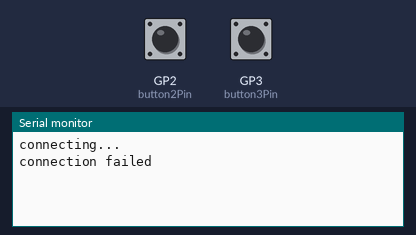
This sketch was run on a simulated Raspberry Pi Pico. On the bench: the last lines printed to the serial monitor. The test bench sets the inputs (shaded band); at power-on: GP2 (button2Pin) LOW, GP3 (button3Pin) LOW. WiFi joins after 1.5 s; servers stay silent unless stated.

Above: at 2.4 s.
2.5 s: GP2 (button2Pin) pulled HIGH for 0.4 s
At 4.0 s:
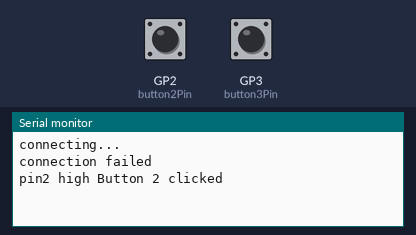
4.4 s: GP3 (button3Pin) pulled HIGH for 0.4 s
At 5.8 s:
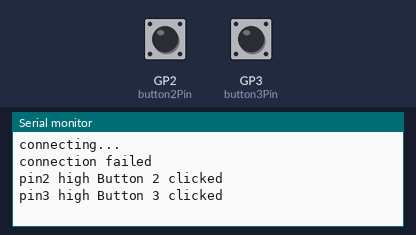

Measured:
- after the input at 2.5 s, the serial monitor: prints a new line after 0.20 s (image 1)
- after the input at 4.4 s, the serial monitor: prints a new line after 0.50 s (image 2)

The sketch:

ArduinoWebServer2.ino
```cpp
#include <SPI.h>
#include <Ethernet.h>
#include <Client.h>


// MAC address
byte mac[] = {  0xDE, 0xAD, 0xBE, 0xEF, 0xFE, 0xED };
byte ip[] = { 192,168,0,50 };
byte server[] = { 192,168,0,100 }; // mio computer

Client client(server, 80);
// pin button:
const int button2Pin = 2;     // the number of the pushbutton pin
const int button3Pin = 3;

// variables will change:
int button2State = 0;
int button2StateOld = 0; // variable for reading the pushbutton status
int button3State = 0;
int button3StateOld = 0; // variable for reading the pushbutton status


void setup() {


  // initialize the pushbutton pin as an input:
  pinMode(button2Pin, INPUT);
  pinMode(button3Pin, INPUT);
    // start the Ethernet connection:
 Ethernet.begin(mac, ip);
  // initialize serial:
  Serial.begin(9600);
  // initialize ethernet:
  delay(1000);
  Serial.println("connecting...");
  // if connect show on serial:
  if (client.connect())
  Serial.println("connected");

else {
  // if not connect:
  Serial.println("connection failed");
  }
}


void loop ()
{
  loop1 ();
  loop2 ();
}


void loop1 ()
{
        button2StateOld=button2State;
        button2State = digitalRead(button2Pin);

    // check if the pushbutton is pressed.
    // if it is, the buttonState is HIGH:
    if (button2State != button2StateOld)  {
                  if (button2State == HIGH){
                           client.connect();
                           Serial.println("pin2 high Button 2 clicked");
                           client.println("POST /link1.php");
                           client.println();
                           client.stop();}
                    }


          delay (500);//end delay before loop starts again
}
void loop2 ()
{
        button3StateOld=button3State;
        button3State = digitalRead(button3Pin);

    // check if the pushbutton is pressed.
    // if it is, the buttonState is HIGH:
    if (button3State != button3StateOld)  {
                  if (button3State == HIGH){
                           client.connect();
                           Serial.println("pin3 high Button 3 clicked");
                           client.println("POST /link2.php");
                           client.println();
                           client.stop();}
                    }


          delay (500);//end delay before loop starts again
}
```
